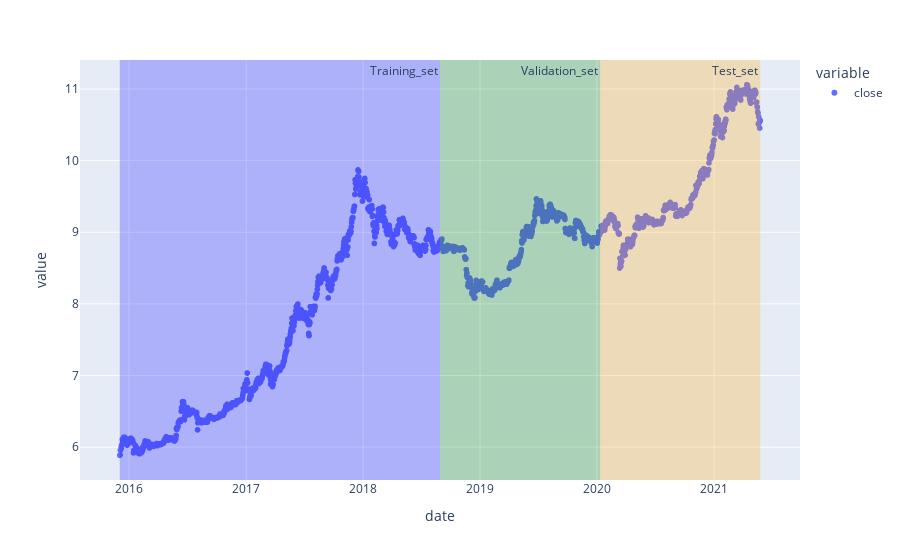

Notebook source saved alongside this figure:
### Code cell
fig = px.scatter(data_frame=btc_df['close'], range_color=(0,1000))
fig.add_vrect(x0 = btc_df.index[0], x1=btc_df.index[p50:p50+1][0], annotation_text="Training_set",
             annotation_position="top right", fillcolor="blue", opacity=0.25, line_width=0)

fig.add_vrect(x0 = btc_df.index[p50:p50+1][0], x1=btc_df.index[p75:p75+1][0], annotation_text="Validation_set",
             annotation_position="top right", fillcolor="green", opacity=0.25, line_width=0)

fig.add_vrect(x0 = btc_df.index[p75:p75+1][0], x1=btc_df.index[-1], annotation_text="Test_set",
             annotation_position="top right", fillcolor="orange", opacity=0.25, line_width=0)
fig.show()

### Figure 1 — Plotly figure (JSON) as saved in the notebook; plotly's stock layout.template omitted (floating-point values rounded to 4 significant figures; data arrays with more than 128 entries replaced by an {"elided": "..."} marker saying what was removed)
{"data": [{"hovertemplate": "variable=close<br>date=%{x}<br>value=%{y}<extra></extra>", "legendgroup": "close", "marker": {"color": "#636efa", "symbol": "circle"}, "mode": "markers", "name": "close", "showlegend": true, "type": "scattergl", "x": {"elided": "2001 str values"}, "xaxis": "x", "y": {"elided": "2001 float values"}, "yaxis": "y"}], "layout": {"annotations": [{"showarrow": false, "text": "Training_set", "x": "2018-08-29", "xanchor": "right", "xref": "x", "y": 1, "yanchor": "top", "yref": "y domain"}, {"showarrow": false, "text": "Validation_set", "x": "2020-01-11", "xanchor": "right", "xref": "x", "y": 1, "yanchor": "top", "yref": "y domain"}, {"showarrow": false, "text": "Test_set", "x": "2021-05-25", "xanchor": "right", "xref": "x", "y": 1, "yanchor": "top", "yref": "y domain"}], "legend": {"title": {"text": "variable"}, "tracegroupgap": 0}, "margin": {"t": 60}, "shapes": [{"fillcolor": "blue", "line": {"width": 0}, "opacity": 0.25, "type": "rect", "x0": "2015-12-03", "x1": "2018-08-29", "xref": "x", "y0": 0, "y1": 1, "yref": "y domain"}, {"fillcolor": "green", "line": {"width": 0}, "opacity": 0.25, "type": "rect", "x0": "2018-08-29", "x1": "2020-01-11", "xref": "x", "y0": 0, "y1": 1, "yref": "y domain"}, {"fillcolor": "orange", "line": {"width": 0}, "opacity": 0.25, "type": "rect", "x0": "2020-01-11", "x1": "2021-05-25", "xref": "x", "y0": 0, "y1": 1, "yref": "y domain"}], "xaxis": {"anchor": "y", "domain": [0, 1], "title": {"text": "date"}}, "yaxis": {"anchor": "x", "domain": [0, 1], "title": {"text": "value"}}}}
